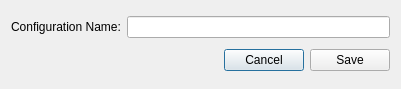
<?xml version="1.0" encoding="UTF-8"?>
<ui version="4.0">
 <class>Dialog</class>
 <widget class="QDialog" name="Dialog">
  <property name="geometry">
   <rect>
    <x>0</x>
    <y>0</y>
    <width>401</width>
    <height>89</height>
   </rect>
  </property>
  <property name="sizePolicy">
   <sizepolicy hsizetype="Fixed" vsizetype="Fixed">
    <horstretch>0</horstretch>
    <verstretch>0</verstretch>
   </sizepolicy>
  </property>
  <property name="windowTitle">
   <string>Dialog</string>
  </property>
  <layout class="QVBoxLayout" name="verticalLayout">
   <item>
    <layout class="QHBoxLayout" name="horizontalLayout">
     <item>
      <widget class="QLabel" name="label">
       <property name="text">
        <string>Configuration Name:</string>
       </property>
       <property name="buddy">
        <cstring>label</cstring>
       </property>
      </widget>
     </item>
     <item>
      <widget class="QLineEdit" name="save_as_value">
       <property name="toolTip">
        <string/>
       </property>
       <property name="statusTip">
        <string/>
       </property>
       <property name="placeholderText">
        <string/>
       </property>
      </widget>
     </item>
    </layout>
   </item>
   <item>
    <layout class="QHBoxLayout" name="horizontalLayout_2">
     <item>
      <spacer name="horizontalSpacer">
       <property name="orientation">
        <enum>Qt::Horizontal</enum>
       </property>
       <property name="sizeHint" stdset="0">
        <size>
         <width>40</width>
         <height>20</height>
        </size>
       </property>
      </spacer>
     </item>
     <item>
      <widget class="QPushButton" name="cancel_button">
       <property name="text">
        <string>Cancel</string>
       </property>
      </widget>
     </item>
     <item>
      <widget class="QPushButton" name="save_button">
       <property name="text">
        <string>Save</string>
       </property>
      </widget>
     </item>
    </layout>
   </item>
  </layout>
 </widget>
 <tabstops>
  <tabstop>save_as_value</tabstop>
  <tabstop>save_button</tabstop>
  <tabstop>cancel_button</tabstop>
 </tabstops>
 <resources/>
 <connections>
  <connection>
   <sender>cancel_button</sender>
   <signal>clicked()</signal>
   <receiver>Dialog</receiver>
   <slot>cancel_clicked()</slot>
   <hints>
    <hint type="sourcelabel">
     <x>274</x>
     <y>60</y>
    </hint>
    <hint type="destinationlabel">
     <x>200</x>
     <y>44</y>
    </hint>
   </hints>
  </connection>
  <connection>
   <sender>save_button</sender>
   <signal>clicked()</signal>
   <receiver>Dialog</receiver>
   <slot>ok_clicked()</slot>
   <hints>
    <hint type="sourcelabel">
     <x>352</x>
     <y>60</y>
    </hint>
    <hint type="destinationlabel">
     <x>200</x>
     <y>44</y>
    </hint>
   </hints>
  </connection>
 </connections>
 <slots>
  <slot>cancel_clicked()</slot>
  <slot>ok_clicked()</slot>
 </slots>
</ui>
